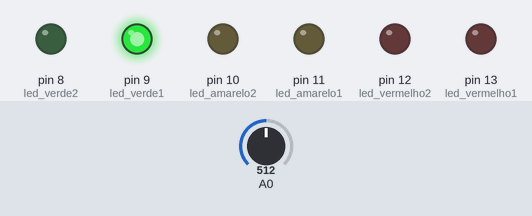
Recording of a sketch running on a simulated Arduino Uno, built with avr-gcc and run on an emulated ATmega328P. Shown: output pins drawn as LEDs (lit = HIGH). The inputs (shaded band) are chosen by the test bench; at power-on: A0 = 512.

Above: at 1.4 s.
1.5 s: A0 set to 478
At 2.2 s:
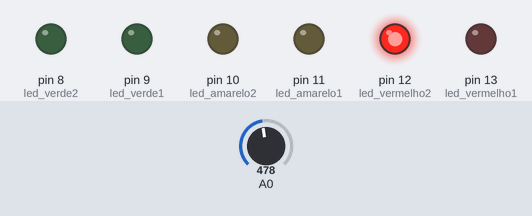
At 4.6 s:
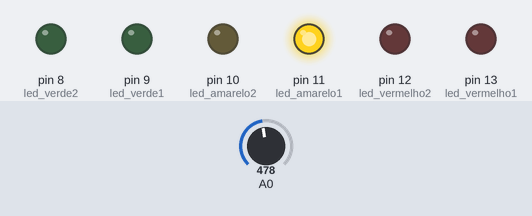
4.8 s: A0 set to 449
At 7.9 s:
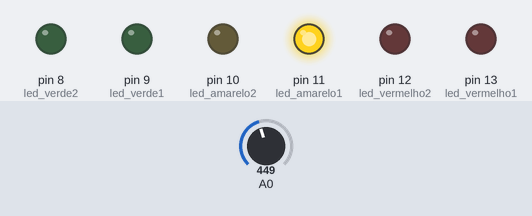
8.1 s: A0 set to 511
Timing chart, 0 to 16.1 s (numbered marks = the images above; inputs shaded):
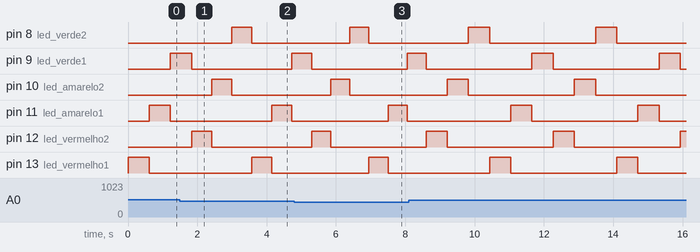

Measured:
- the behaviour switches between 495 and 494 on A0 (found by bisection; images 0 and 1)
- after the input at 1.5 s, pin 11 (led_amarelo1): LOW → HIGH after 2.6 s instead of 2.8 s
- after the input at 4.8 s, pin 11 (led_amarelo1): LOW → HIGH after 2.7 s instead of 2.8 s
- by itself, pin 8 (led_verde2), pin 9 (led_verde1), pin 10 (led_amarelo2), pin 12 (led_vermelho2), pin 13 (led_vermelho1): alternates HIGH for 0.61 s and LOW for 3.1 s

The sketch:

dojo_3.ino
```cpp
// identificar o led vermelho1
// identificar o led amarelo1
// identificar o led verde1
// identificar o led vermelho2
// identificar o led verde2
// identificar o led amarelo2
// Piscar leds vermelho1 e amarelo1 em sequencia
// Piscar leds vermelho1, amarelo1 e verde1 em sequencia
// Piscar leds vermelho1, amarelo1 e verde1 e vermelhor2 em sequencia
// Piscar leds vermelho1, amarelo1 e verde1 e vermelho2 e amarelo2 em sequencia
// Piscar leds vermelho1, amarelo1 e verde1 e vermelho2 e amarelo2 e verde2 em sequencia
// Receber valor do potenciometro
// Pegar valor do potenciometro e alterar delay do tempo.
// Arrumar a range do potenciometro

int led_vermelho1 = 13;
int led_amarelo1 = 11;
int led_verde1 = 9;
int led_vermelho2 = 12;
int led_amarelo2 = 10;
int led_verde2 = 8;

// the setup routine runs once when you press reset:
void setup() {
  // initialize the digital pin as an output.
  pinMode(led_vermelho1, OUTPUT);
  pinMode(led_amarelo1, OUTPUT);
  pinMode(led_verde1, OUTPUT);
  pinMode(led_vermelho2, OUTPUT);
  pinMode(led_amarelo2, OUTPUT);
  pinMode(led_verde2, OUTPUT);
  Serial.begin(9600);
}

int led_atual = 5;
int vetor_de_leds[] = {13,11, 9, 12, 10, 8};

// the loop routine runs over and over again forever:
void loop() {

  //if (led_atual == 6) {
     //led_atual = 0;
  //}
  trocar_led();
  delay(recuperarValorPotenciometro());
}

int recuperarValorPotenciometro(){
  return 100 + analogRead(A0);
}

void trocar_led( ){

  digitalWrite(vetor_de_leds[led_atual++], LOW);
  if (led_atual == 6) {
     led_atual = 0;
  }
  digitalWrite(vetor_de_leds[led_atual], HIGH);
}
```
